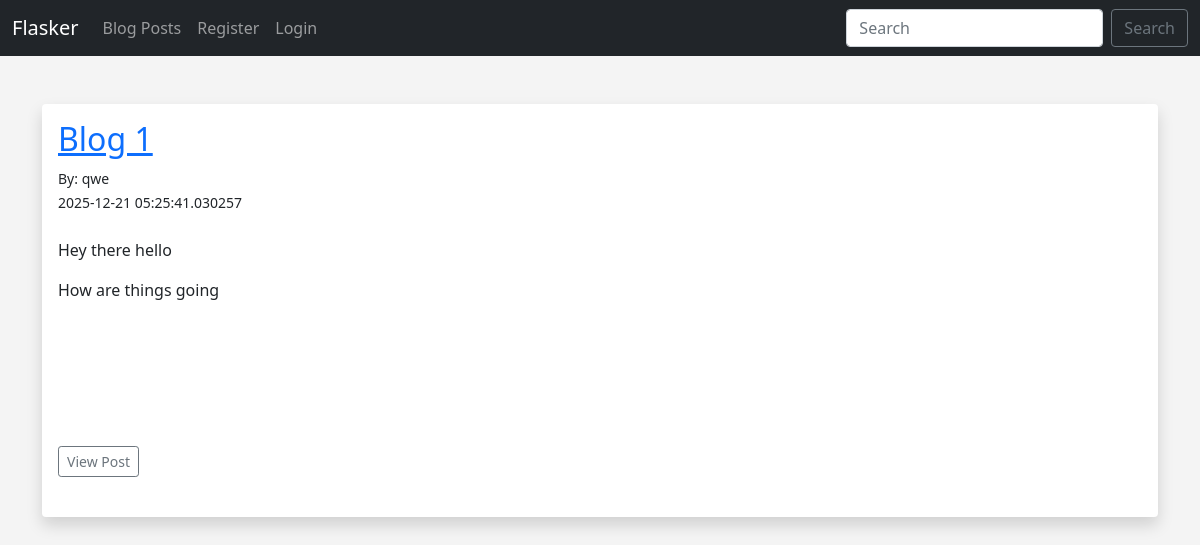
The page /posts on the database its author committed.
### app.py (models this page shows, shortened)
class Posts(db.Model):
    id = db.Column(db.Integer, primary_key=True)
    title = db.Column(db.String(255))
    content = db.Column(db.Text)
    date_posted = db.Column(db.DateTime, default=datetime.utcnow)
    slug = db.Column(db.String(255))
    poster_id = db.Column(db.Integer, db.ForeignKey('users.id'))
    comments = db.relationship('Comments', backref='post', lazy='dynamic')
    likes = db.relationship('Users', secondary=post_likes, backref=db.backref('liked_posts', lazy='dynamic'))

class Users(db.Model, UserMixin):
    id = db.Column(db.Integer, primary_key=True)
    username = db.Column(db.String(20), nullable=False, unique=True)
    name = db.Column(db.String(200), nullable=False)
    email = db.Column(db.String(120), nullable=False, unique=True)
    favorite_color = db.Column(db.String(120))
    about_author = db.Column(db.Text(), nullable=True)
    date_added = db.Column(db.DateTime, default=datetime.utcnow)
    profile_pic = db.Column(db.String(), nullable=True)
    password_hash = db.Column(db.String(128))
    posts = db.relationship('Posts', backref='poster', lazy=True)
    comments = db.relationship('Comments', backref='commenter', lazy=True)
    @property
    def password(self):
        raise AttributeError('password is not a readable attribute!')

### app.py (the view)
@app.route('/posts')
def posts():
	posts = Posts.query.order_by(Posts.date_posted)
	return render_template("posts.html", posts=posts)

### webforms.py
class SearchForm(FlaskForm):
	searched = StringField("Searched", validators=[DataRequired()])
	submit = SubmitField("Submit")

### app.py (called while the page is built)
@app.context_processor
def base():
	form = SearchForm()
	return dict(form=form)

### templates/posts.html (shortened to what this page needs)
{% extends 'base.html' %}
{% block content %}
<br/>
{% for post in posts %}
<div class="shadow p-3 mb-5 bg-body rounded">
	<h2><a href="{{ url_for('post', id=post.id)}}">{{ post.title }}</a></h2>
	<small>By: {{ post.poster.name }}<br/>
	{{ post.date_posted }}</small> <br/><br/>
	{{ post.content|safe }}
	<br/><br/>
	<a href="{{ url_for('post', id=post.id)}}" class="btn btn-outline-secondary btn-sm">View Post</a>
	<br/><br/>
</div>
<br/>
{% endfor %}
{% endblock %}

### static/css/style.css (style rules this page uses)
body { background: #f4f4f4; }

### rows shown on the page
Posts: title "Blog 1", poster.name "qwe", date_posted "2025-12-21 05:25:41.030257", content "Hey there hello How are things going"
